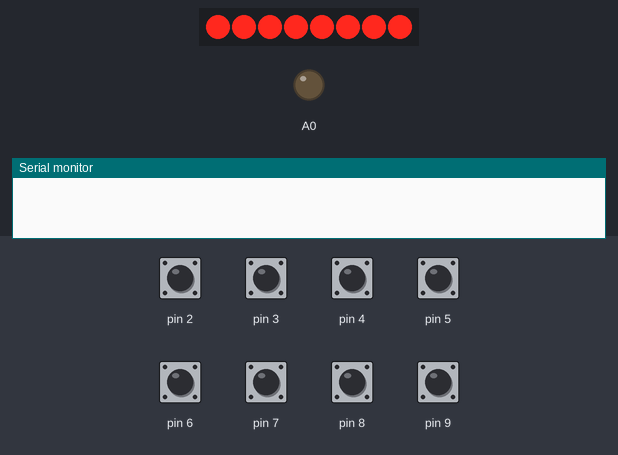
The program below on a simulated Arduino Nano, built with avr-gcc and run on an emulated ATmega328P. Shown: 8 shift-register outputs drawn as a row of LEDs (first output left, lit = HIGH), output pins drawn as LEDs (lit = HIGH), the last lines printed to the serial monitor. Wiring (inferred from the names in the program): shift register (74HC595): data pin 10; shift clock pin 11; latch pin 12. Wiring (inferred from the signals the program sends): row of LEDs: on Q0, Q1, Q2, Q3, Q4, Q5, Q6, Q7. The test bench sets the inputs (shaded band); at power-on: pin 2–9 HIGH. Pins used as bus, display or sensor lines are not drawn.

Above: at 1.2 s.
1.3 s: pin 2 pulled LOW for 0.15 s
At 2.5 s:
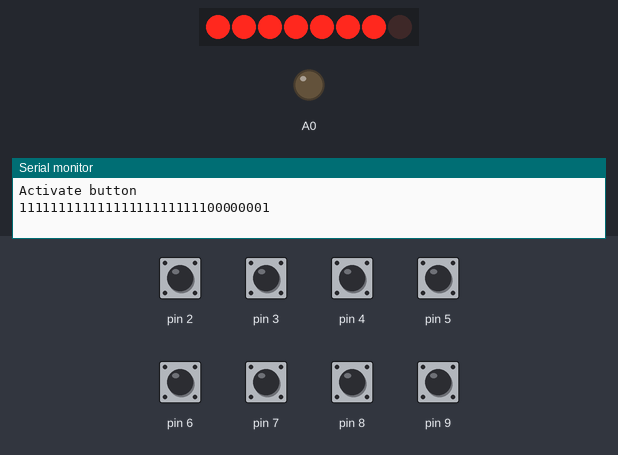
2.9 s: pin 3 pulled LOW for 0.15 s
At 3.7 s:
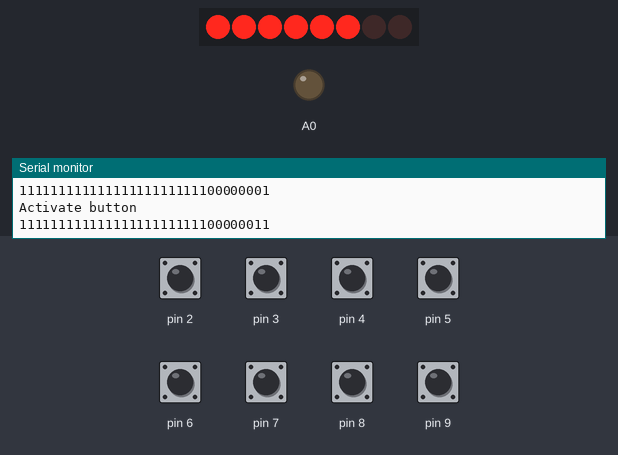
4.5 s: pin 4 pulled LOW for 0.15 s
At 5.0 s:
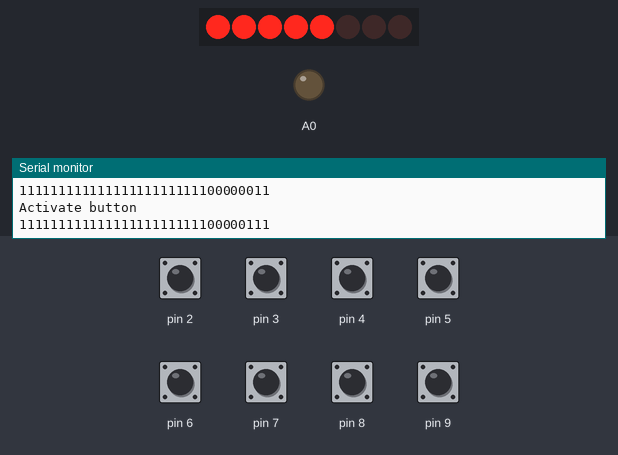
6.1 s: pin 5 pulled LOW for 0.15 s
At 7.3 s:
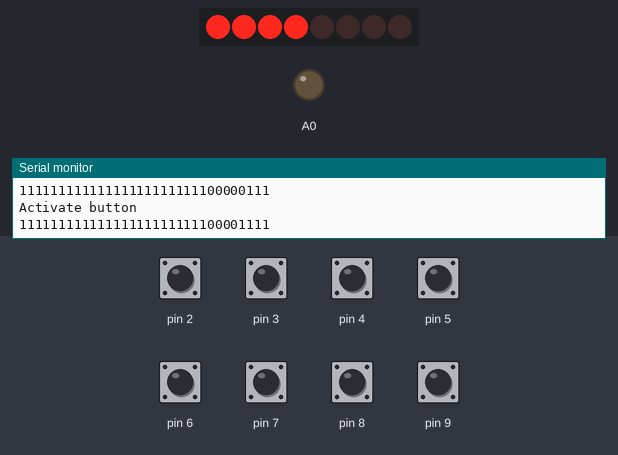
7.7 s: pin 6 pulled LOW for 0.15 s
At 8.6 s:
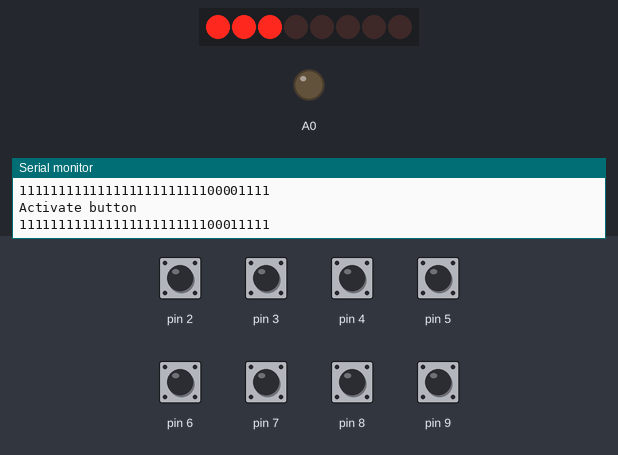
9.3 s: pin 7 pulled LOW for 0.15 s
At 9.8 s:
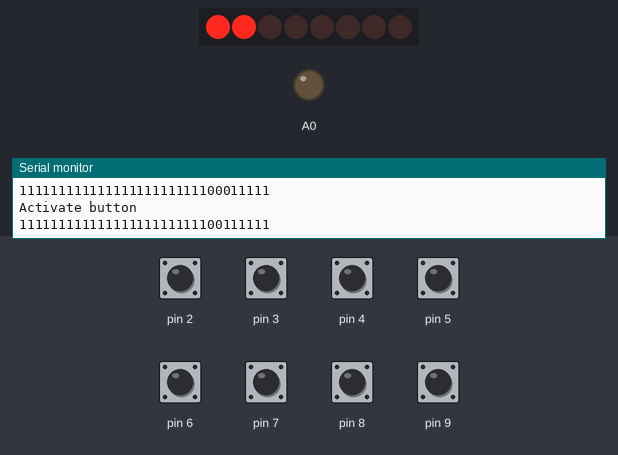
Timing chart, 0 to 33.3 s (numbered marks = the images above; inputs shaded):
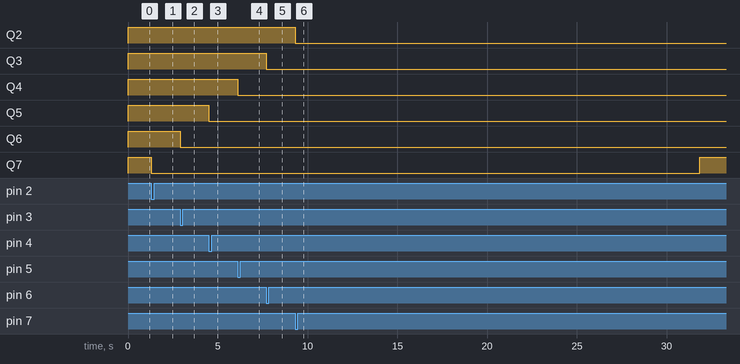

Measured:
- after the input at 1.3 s, Q7: HIGH → LOW at once
- after the input at 2.9 s, Q6: HIGH → LOW at once
- after the input at 4.5 s, Q5: HIGH → LOW at once
- after the input at 6.1 s, Q4: HIGH → LOW at once
- after the input at 7.7 s, Q3: HIGH → LOW at once

The program:

main.cpp
```cpp
#include "Arduino.h"

#define MILLIS_MAX 4294967295
#define ON_OFF MILLIS_MAX
#define minutes(X) X * 60 * 1000
#define seconds(X) X * 1000

struct Relay
{
  unsigned long time;
  unsigned long endTime;
  bool active;
  int lastButtonState;
  unsigned int lastChange;

  Relay(unsigned long time) : time(time)
  {
    active = false;
    endTime = 0;
  }

  void start()
  {
    if (!active)
    {
      active = true;
      if (time == MILLIS_MAX)
      {
        endTime = MILLIS_MAX;
      }
      else
      {
        endTime = millis() + time;
      }
    }
  }

  void reset()
  {
    endTime = 0;
    active = false;
  }

  bool shouldBeOn()
  {
    return millis() <= endTime;
  }
};

/**
 *
 * 74hc595 pins:
 * DS = D10
 * SH_CP = D11
 * ST_CP = D12
 *
 */
#define dataPin 10
#define clockPin 11
#define latchPin 12

#define inputStart 2
#define inputs 8

byte value = B11111111;
byte oldValue = B11111111;

Relay relais[inputs] = {
    Relay(minutes(30)),       // relay 1
    Relay(seconds(45)),       // relay 2
    Relay(ON_OFF),            // relay 3
    Relay(ON_OFF),            // relay 4
    Relay(ON_OFF),            // relay 5
    // Currently not in use
    Relay(1000000),       // relay 6
    Relay(1000000),       // relay 7
    Relay(1000000)        // relay 8
};

void shiftData(byte data)
{
  digitalWrite(latchPin, LOW);
  shiftOut(dataPin, clockPin, LSBFIRST, data);
  digitalWrite(latchPin, HIGH);
}

void checkChange()
{
  if (value != oldValue)
  {
    // Print the inverted state
    Serial.println(~value, BIN);
    shiftData(value);
    oldValue = value;
  }
}

void setup()
{
  for (size_t i = 0; i < inputs; i++)
  {
    pinMode(i + inputStart, INPUT_PULLUP);
  }

  pinMode(dataPin, OUTPUT);
  pinMode(clockPin, OUTPUT);
  pinMode(latchPin, OUTPUT);
  shiftData(oldValue);
  pinMode(A0, OUTPUT);
  digitalWrite(A0, LOW);
  Serial.begin(9600);
}

void loop()
{
  checkChange();
  for (size_t i = 0; i < inputs; i++)
  {
    int state = digitalRead(i + inputStart);

    // Only trigger when a low level signal is triggered, after a high one (plus debouncing 100ms)
    if (state != relais[i].lastButtonState && state == LOW && (millis() - relais[i].lastChange) > 100)
    {
      if (!relais[i].active)
      {
        Serial.println("Activate button");
        bitClear(value, i);
        relais[i].start();
      }
      else
      {
        Serial.println("Deactivate button");
        bitSet(value, i);
        relais[i].reset();
      }
    }

        // If time is over, deactive relay
    if (!relais[i].shouldBeOn() && relais[i].active)
    {
      bitSet(value, i);
      relais[i].reset();
      Serial.println("Reset button");
    }

    // Change last know state if it differs from current state
    if (relais[i].lastButtonState != state)
    {
      relais[i].lastButtonState = state;
      relais[i].lastChange = millis();
    }
  }
}
```
